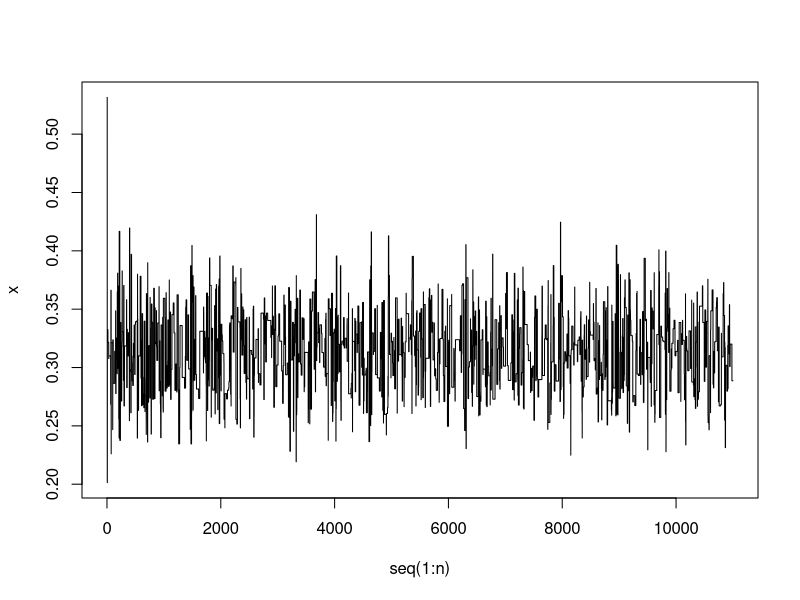
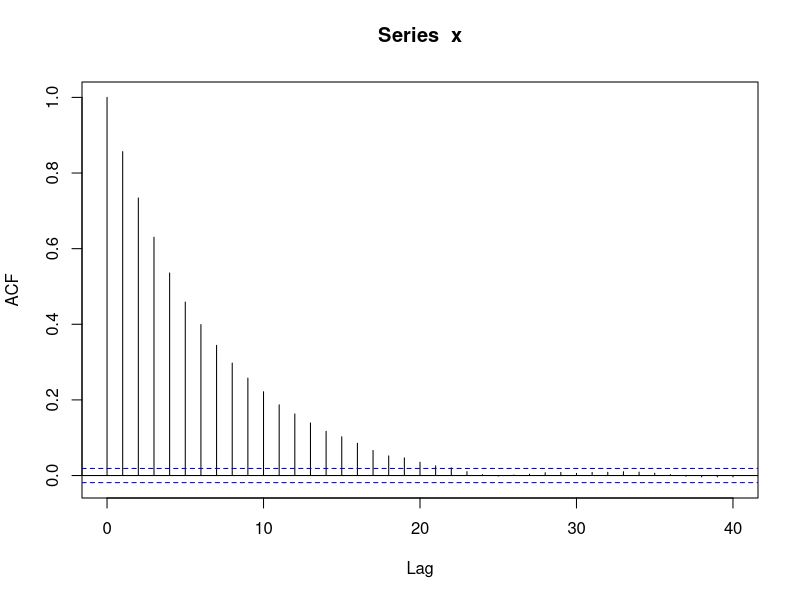
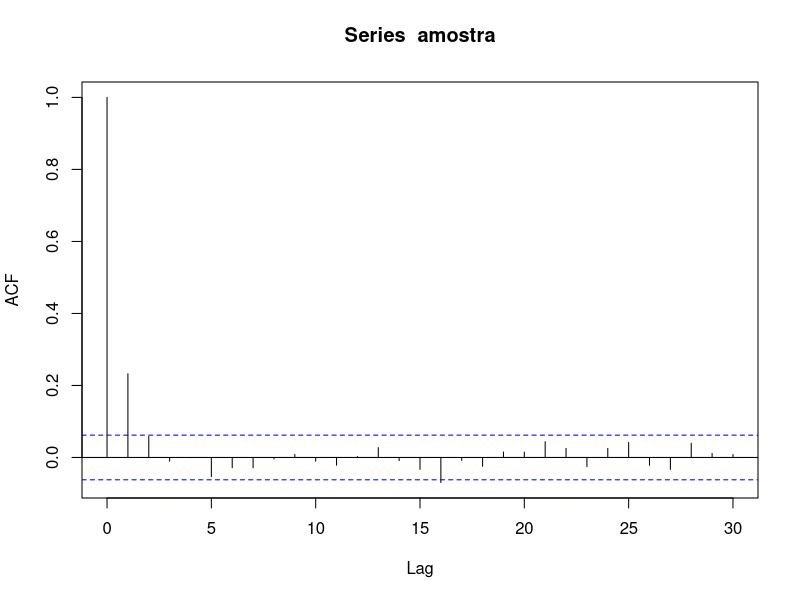
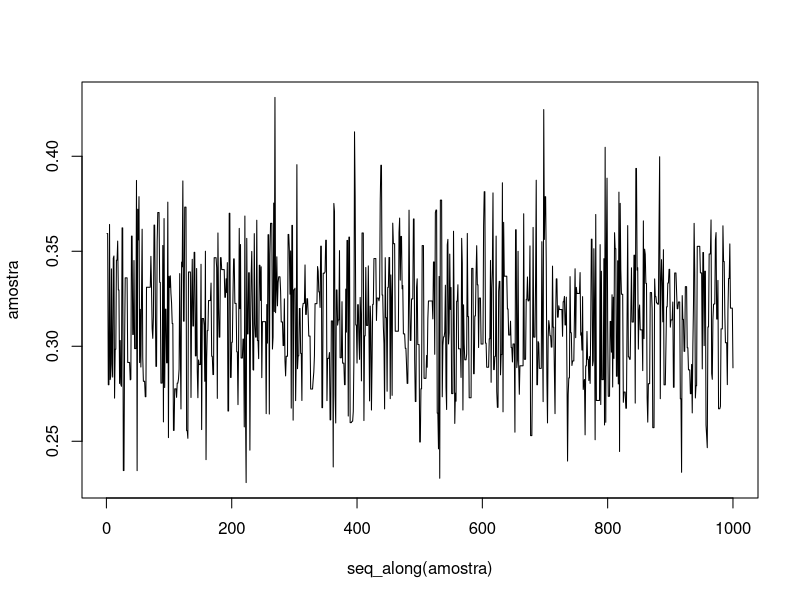
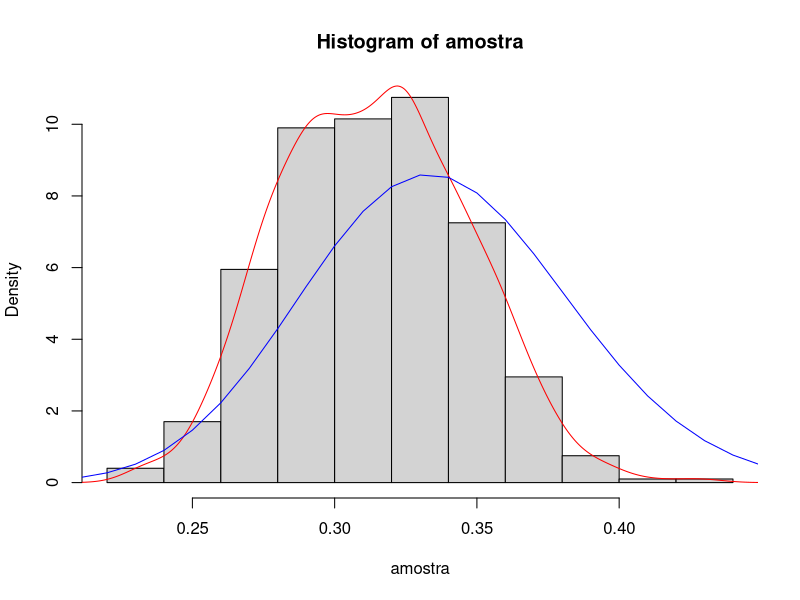
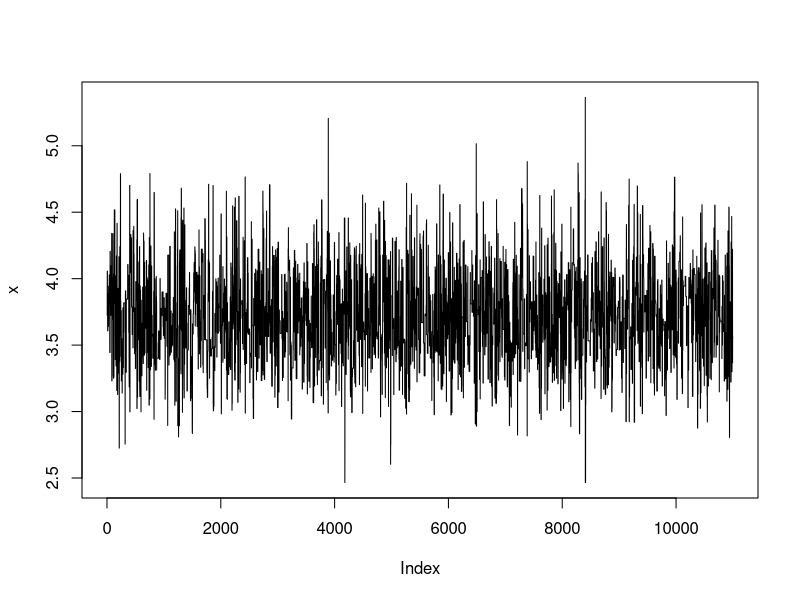
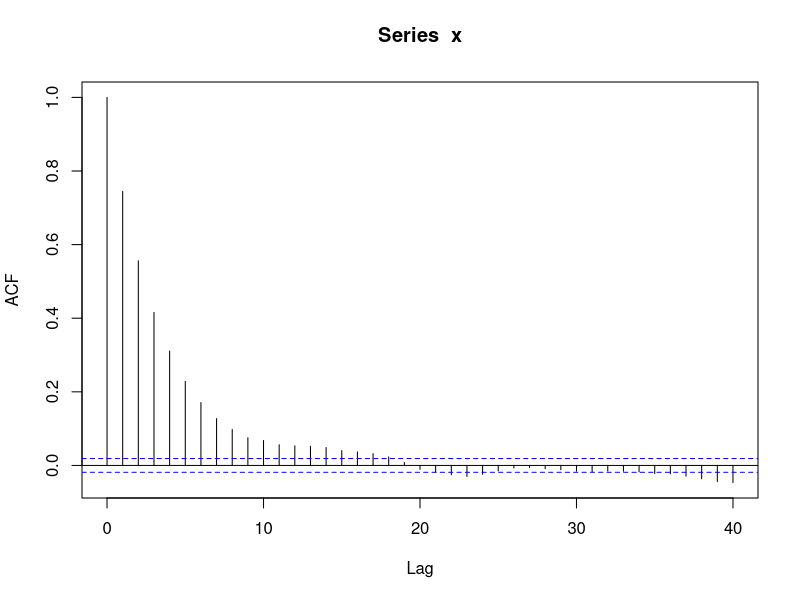
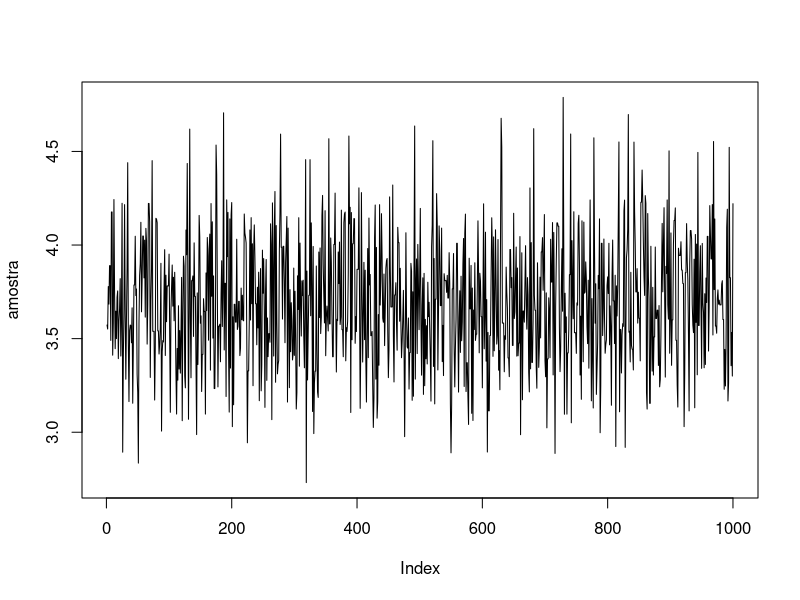

Generate these figures, in order, with R:
# Amostrador Metropolis-Hastings


# Exemplo 1 ---------------------------------------------------------------


set.seed(2023)

# amostra da população
z <- rbinom(n = 200, size = 1, prob = 0.3)

# distribuição candidata unif(0,1)


# probabilidade a posteriori
posteriori <- function(theta,amostra){
    n <- length(amostra)
    h <- theta^(1+sum(amostra))*(1-theta)^(1+n- sum(amostra))
    return(h)
}

# razão de escolha do candidato
razao <- function(amostra,y,x){
    num <- posteriori(y,amostra)
    den <- posteriori(x,amostra)
    return(num/den)
}


# tamanho da cadeia de Markov
n <- 11000 
x <- numeric(n)

# x_0 da distribuição candidata
x[1] <- runif(1)


# algoritmo Metropolis-Hastings
for (i in 2:n) {
    y <- runif(1)
    u <- runif(1)
    x[i] <- ifelse(u <= razao(z, y, x[i-1]), y, x[i-1])
}

# resumo da distribuição desejada
summary(x)

# plot dos valores gerados pelo MCMC
plot(seq(1:n), x, type = "l")

# quantidade de rejeições
1 - length(unique(x))/n

# correlação na cadeia
acf(x)

# amostra com burnin e saltos
amostra <- x[seq(1001,n,by=10)]

# correlação na amostra final
acf(amostra)

# plot da amostra independente
plot(seq_along(amostra), amostra, type = "l")


# comparação duma amostra teórica com a obtida por mcmc
hist(amostra, freq = F)
lines(density(amostra), col="red") # amostra mcmc
theta_aux <- seq(0.01,0.99,0.01)
lines(theta_aux, dbeta(theta_aux,35,69), col="blue") # amostra teórica



# Exercício 1 -------------------------------------------------------------


rm(list = ls())
set.seed(2023)

# amostra da população
z <- rpois(n = 30, lambda = 4)

# tamanho da cadeia de Markov
n <- 11000
x <- numeric(n)

# distribuição a posteriori
posteriori <- function(amostra, theta){
    m <- length(amostra)
    h <- theta^(1+sum(amostra))*exp(-theta*(m+2))
    return(h)
}

# distribuição candidata exp(3)

# razão de escolha do candidato
razao <- function(amostra, y, x){
    num <- posteriori(amostra, y)*dgamma(x, shape = y)
    den <- posteriori(amostra, x)*dgamma(y, shape = x)
    return(num/den)
}

# gerando x_0 de chute inicial
x[1] <- rgamma(1,3)

# algoritmo M-H
for (i in 2:n) {
    y <- rgamma(1, shape = x[i-1])
    u <- runif(1)
    x[i] <- ifelse(u <= razao(z, y, x[i-1]), y, x[i-1])
}

# plot dos valores gerados pelo amostrador
plot(x, type = 'l')

# quantidade de rejeições
1 - length(unique(x))/n

# correlação na cadeia
acf(x)

# amostra com burnin e jumps
amostra <- x[seq(1001,n,by=10)]

# plot da amostra final
plot(amostra, type = 'l')

# resumo da amostra
summary(amostra)

# comparação da amostra teórica com a gerada
hist(amostra, freq = F)
lines(density(amostra), col='red')
theta_aux <- seq(1,8,by=0.01)
lines(theta_aux, dgamma(theta_aux, shape = sum(z)+2, rate = length(z)+2), col='blue')


# Exercício 2 -------------------------------------------------------------

rm(list = ls())
set.seed(2023)


# tamanho da cadeia de Markov
n <- 21000
x <- numeric(n)

# distribuição a posteriori
posteriori <- function(amostra, mu){
    h <- exp(-0.5*sum(amostra-mu)^2) * (1+mu^2/4)^(-5/2)
    return(h)
}

# razao de escolha do candidato
razao <- function(amostra,y,x){
    num <- posteriori(amostra,y)*dnorm(x,mean = y,0.05)
    den <- posteriori(amostra,x)*dnorm(y,mean = x,0.05)
    return(num/den)
}

# amostra da população
z <- rnorm(n = 90)

# chute inicial x_0
x[1] <- 0.3

# algoritmo Metropolis-Hastings
for (i in 2:n) {
    y <- rnorm(1,x[i-1],0.05)
    u <- runif(1)
    x[i] <- ifelse(u <= razao(z,y,x[i-1]), y, x[i-1])
}

# plot dos valores gerados
plot(x, type = 'l')

# número de rejeições
1 - length(unique(x))/n

# amostra com burnin e jump
amostra <- x[seq(1001,n,by=10)]

# resumo da amostra independente
summary(amostra)
acf(amostra)
plot(amostra, type='l')

# estimação da densidade a posteriori
hist(amostra, freq =F)
lines(density(amostra),col='red')